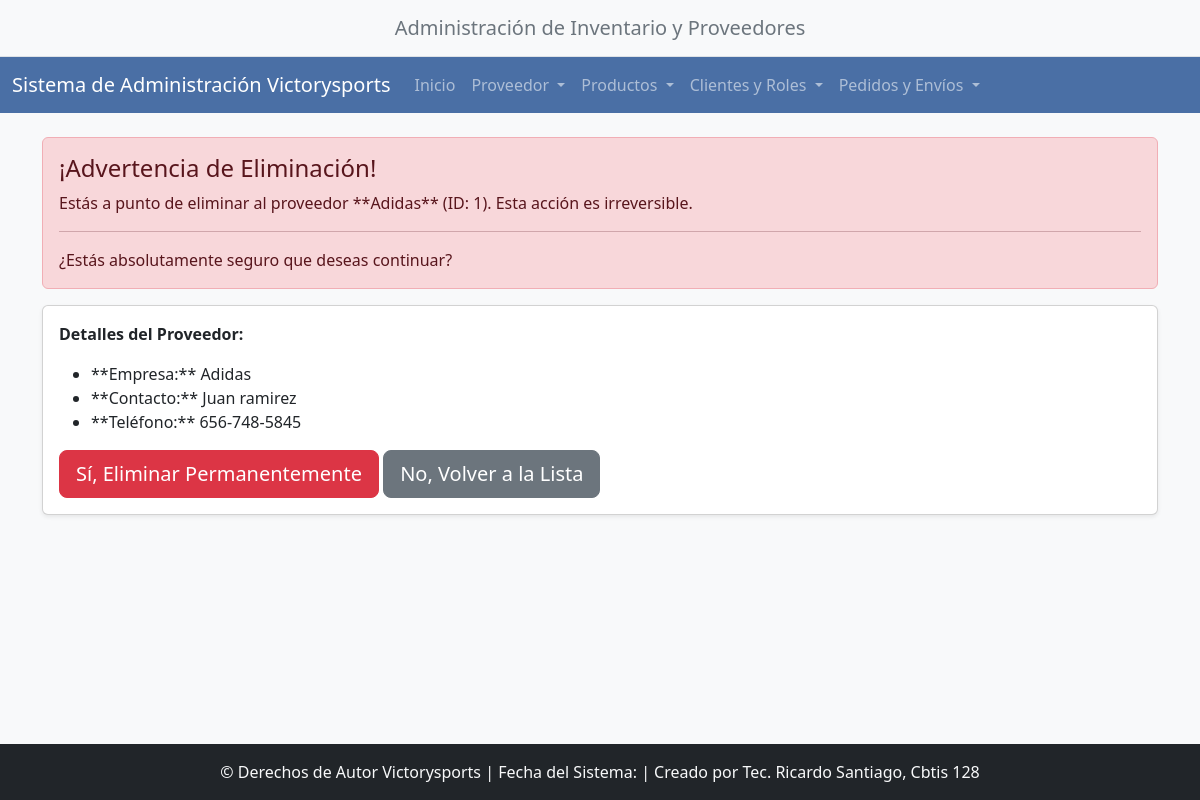
/proveedores/borrar/1/, run on the app's committed database.
### app_victorysports/models.py (models this page shows, shortened)
class Proveedor(models.Model):
    id_proveedor = models.AutoField(primary_key=True)
    nombre_empresa = models.CharField(max_length=150, unique=True)
    telefono_empresa = models.CharField(max_length=15)
    email_empresa = models.EmailField(max_length=100)
    pais_origen = models.CharField(max_length=50)
    contacto_principal = models.CharField(max_length=100)
    fecha_registro = models.DateField(auto_now_add=True)
    direccion = models.TextField()
    class Meta:
        verbose_name = "Proveedor"
        verbose_name_plural = "Proveedores"

### app_victorysports/views.py (the view)
# urls.py: path('proveedores/borrar/<int:pk>/', views.borrar_proveedor, name='borrar_proveedor'),
def borrar_proveedor(request, pk):
    proveedor = get_object_or_404(Proveedor, pk=pk)
    if request.method == 'POST':
        proveedor.delete()
        return redirect(reverse('ver_proveedor'))
    context = {'proveedor': proveedor}
    return render(request, 'proveedor/borrar_proveedor.html', context)

### app_victorysports/templates/proveedor/borrar_proveedor.html (shortened to what this page needs)
{% extends "base.html" %}
{% block content %}
<div class="alert alert-danger" role="alert">
    <h4 class="alert-heading">¡Advertencia de Eliminación!</h4>
    <p>Estás a punto de eliminar al proveedor **{{ proveedor.nombre_empresa }}** (ID: {{ proveedor.id_proveedor }}). Esta acción es irreversible.</p>
    <hr>
    <p class="mb-0">¿Estás absolutamente seguro que deseas continuar?</p>
</div>
<div class="card shadow-sm">
    <div class="card-body">
        <p><strong>Detalles del Proveedor:</strong></p>
        <ul>
            <li>**Empresa:** {{ proveedor.nombre_empresa }}</li>
            <li>**Contacto:** {{ proveedor.contacto_principal }}</li>
            <li>**Teléfono:** {{ proveedor.telefono_empresa }}</li>
        </ul>
        <form method="POST" action="{% url 'borrar_proveedor' pk=proveedor.id_proveedor %}">
            <button type="submit" class="btn btn-danger btn-lg">Sí, Eliminar Permanentemente</button>
            <a href="{% url 'ver_proveedor' %}" class="btn btn-secondary btn-lg">No, Volver a la Lista</a>
        </form>
    </div>
</div>
{% endblock content %}

### app_victorysports/templates/base.html (style rules this page uses)
body { background-color: #f8f9fa; }
html { position: relative; min-height: 100%; }
body { margin-bottom: 70px; }

### data on the page
Proveedor: nombre_empresa "Adidas", id_proveedor "1", contacto_principal "Juan ramirez", telefono_empresa "656-748-5845"
